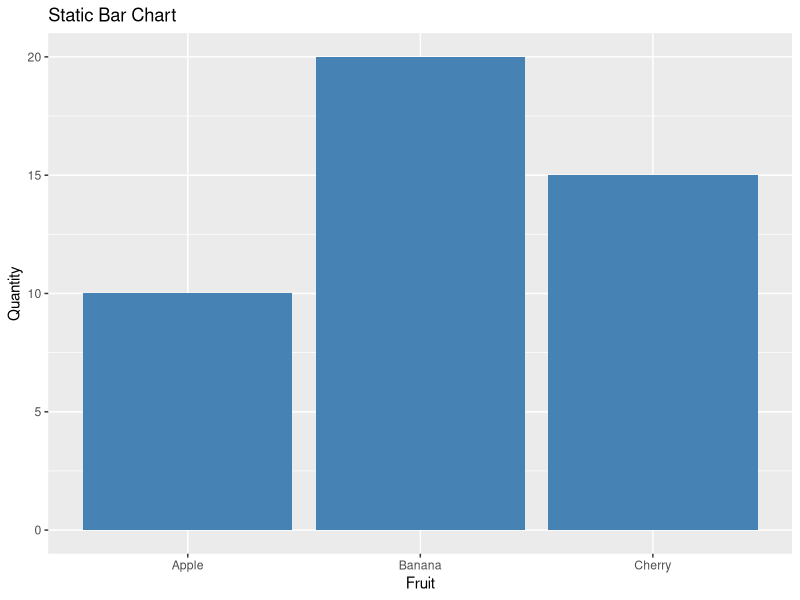
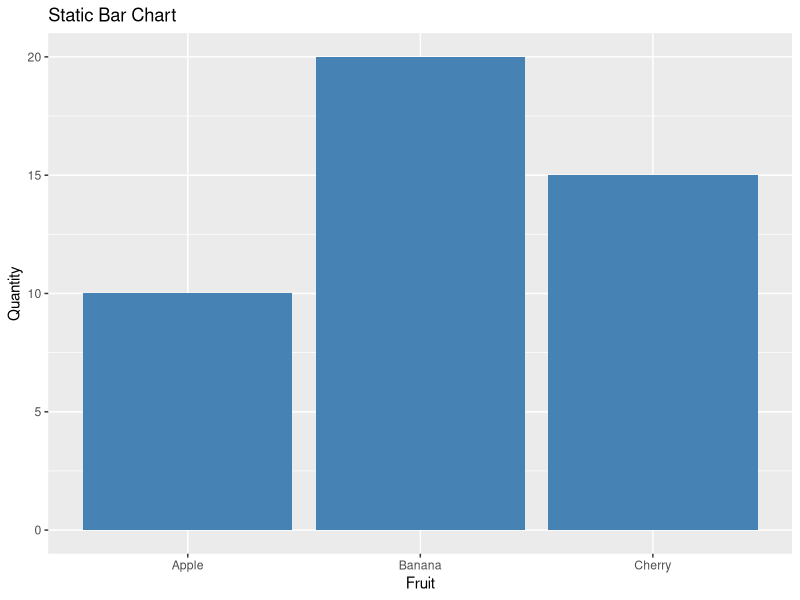

These figures' R source, in order:
library(ggplot2)

data <- data.frame(
  Fruit = c("Apple", "Banana", "Cherry"),
  Quantity = c(10, 20, 15)
)

ggplot(data, aes(x = Fruit, y = Quantity)) +
  geom_bar(stat = "identity", fill = "steelblue") +
  ggtitle("Static Bar Chart")


ggsave('/Users/aryan/Desktop/lang-vis-project/backend/tmp/54d2e24b-01e2-4f72-923a-3b8c99c6b394.png')